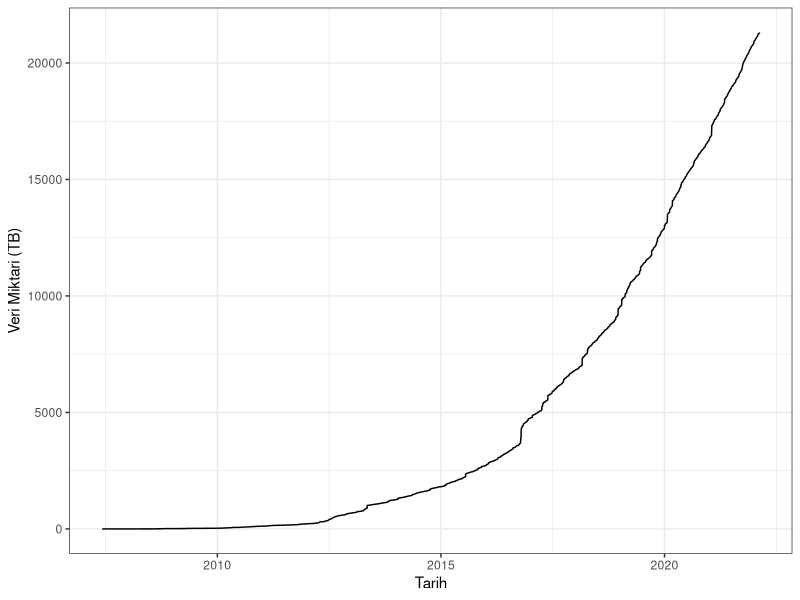

R code for this plot:
## ---- chunk 1
#| label : fig-sra
#| warning : FALSE
#| fig.cap : "SRA veritabanındaki hızlı büyüme. Yeni nesil dizileme teknolojilerinde yaşanan hızlı gelişmeler sayesinde, SRA veritanının güncel büyüklüğü 20bin Terabaytı aşmış durumdadır (erişim tarihi 16/02/2022)

library(ggplot2)

sra <- read.csv2("data/sra_stat.csv", 
    sep = ",", 
    stringsAsFactors = FALSE)

sra$date <- as.Date(sra$date, format = "%m/%d/%Y")

ggplot(data = sra, 
    aes(x=date, y= bytes/10^12)) + 
    geom_line() + 
    xlab("Tarih") + 
    ylab("Veri Miktari (TB)") + 
    theme_bw()
